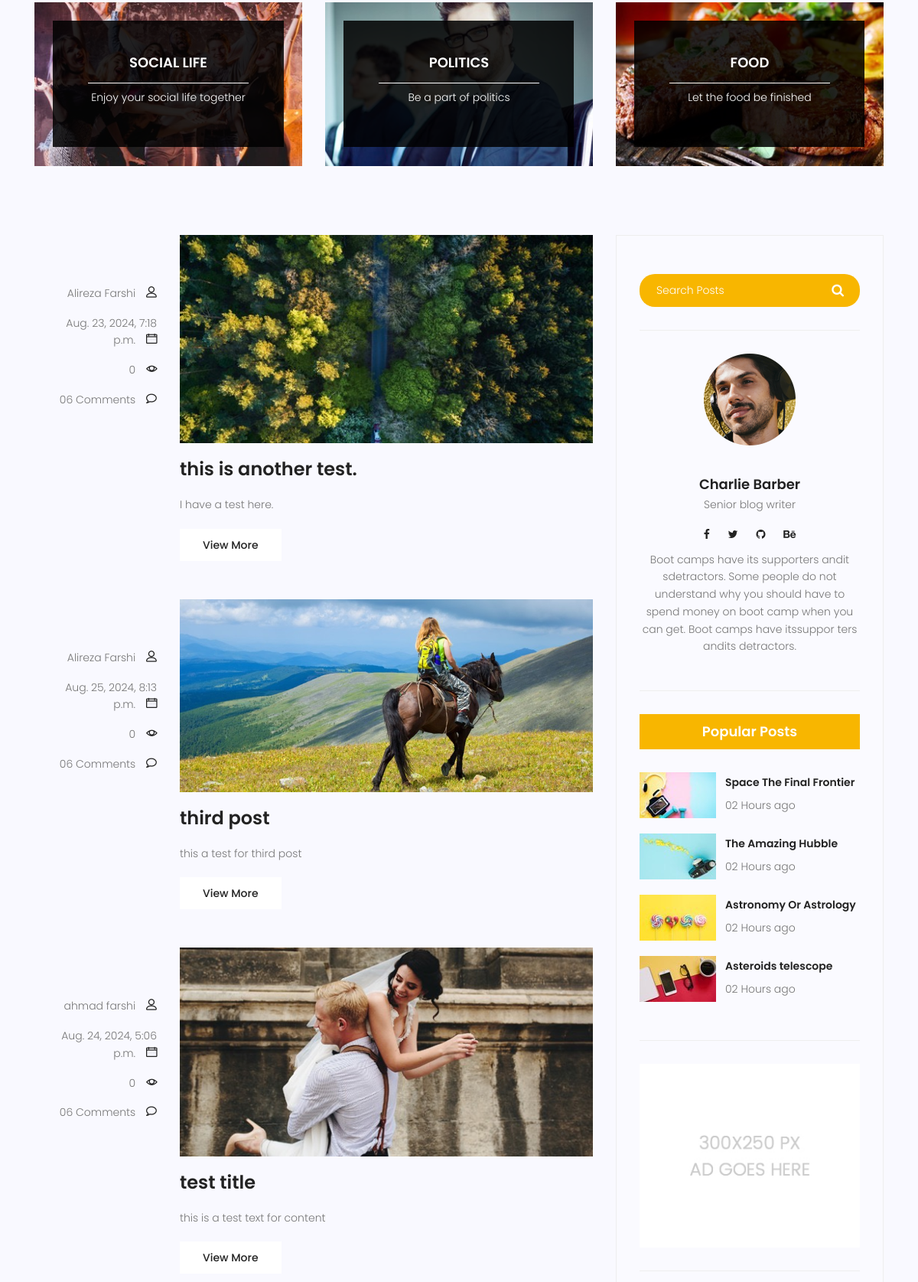
The page /blog/ (middle part) on the database as committed earlier.
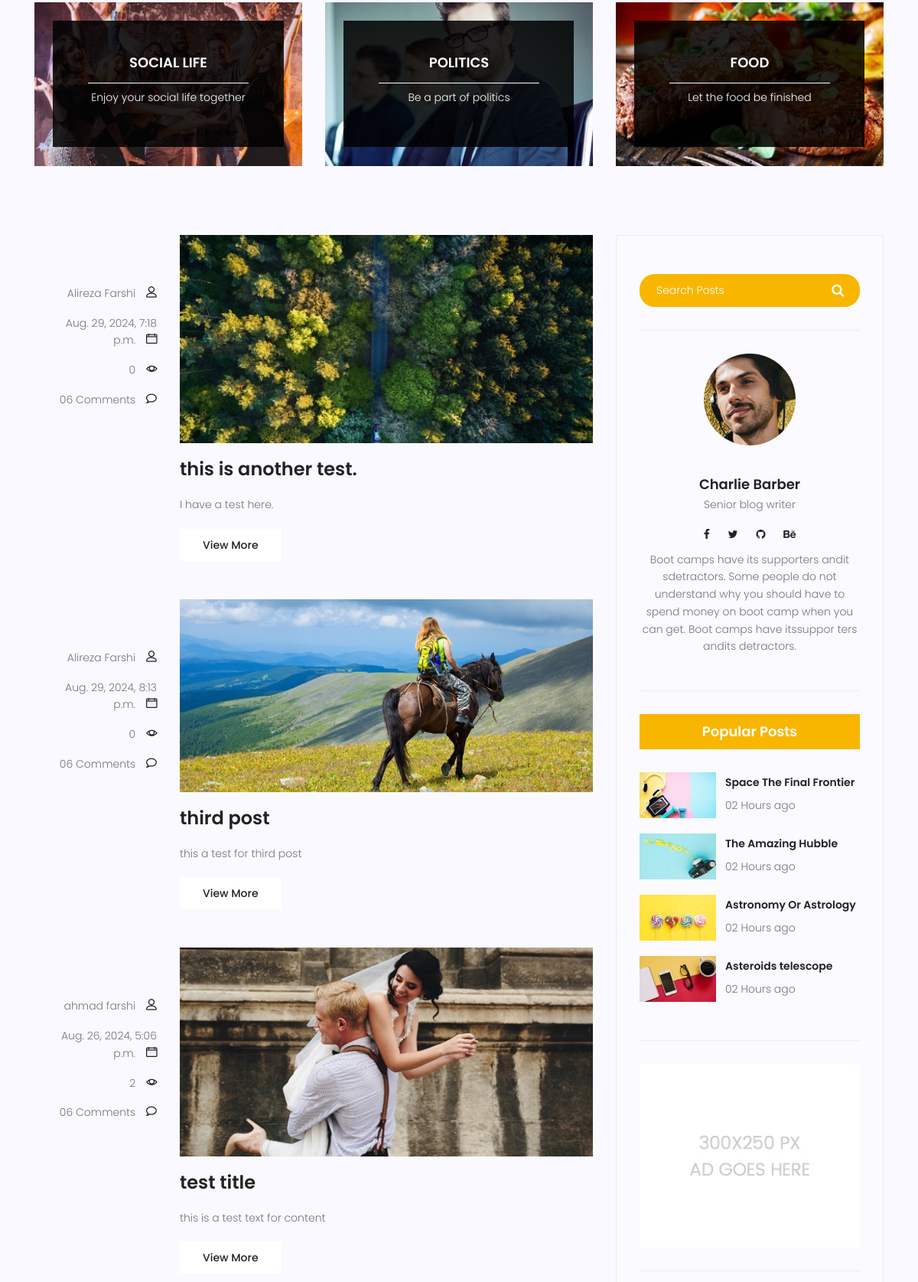
The same page on the database as committed later.
### blog/models.py (models this page shows, shortened)
class Post(models.Model):
    title = models.CharField(max_length=250)
    content = models.TextField()
    category = models.ManyToManyField(Category)
    author = models.ForeignKey(User, on_delete=models.SET_NULL, null=True)
    image = models.ImageField(upload_to='blog/', default='blog/default.jpg' )
    counted_views = models.IntegerField(default=0)
    status = models.BooleanField(default=False)
    created_date = models.DateTimeField(auto_now_add=True)
    updated_date = models.DateTimeField(auto_now=True)
    published_date = models.DateTimeField(null=True)
    class Meta:
        ordering = ['-created_date']

### blog/views.py (the view)
# urls.py: path('', blog_view,name='blog'),
def blog_view(request):
    current_time = datetime.now()
    posts = Post.objects.filter(status=True)
    posts = posts.exclude(published_date__gt=current_time)
    context = {'posts' : posts}
    return render(request, 'blog/blog-home.html', context)

### templates/blog/blog-home.html (shortened to what the changed rows need)
{% extends  'base.html'     %}
{% load static %}
{% block content %}
			<section class="post-content-area">
				<div class="container">
					<div class="row">
						<div class="col-lg-8 posts-list">
							{% for post in posts %}
							<div class="single-post row">
								<div class="col-lg-3  col-md-3 meta-details">
									<div class="user-details row">
										<p class="user-name col-lg-12 col-md-12 col-6"><a href="#">{{post.author.get_full_name}}</a> <span class="lnr lnr-user"></span></p>
										<p class="date col-lg-12 col-md-12 col-6"><a href="#">{{post.published_date}}</a> <span class="lnr lnr-calendar-full"></span></p>
										<p class="view col-lg-12 col-md-12 col-6"><a href="#">{{post.counted_views}}</a> <span class="lnr lnr-eye"></span></p>
										<p class="comments col-lg-12 col-md-12 col-6"><a href="#">06 Comments</a> <span class="lnr lnr-bubble"></span></p>
									</div>
								</div>
								<div class="col-lg-9 col-md-9 ">
									<div class="feature-img">
										<img class="img-fluid" src="{{ post.image.url}}" alt="">
									</div>
									<a class="posts-title" href="{% url 'single' pid=post.id %}"><h3>{{post.title}}</h3></a>
									<p class="excert">
										{{post.content}}
									</p>
									<a href="blog-single.html" class="primary-btn">View More</a>
								</div>
							</div>
							{% endfor %}
						</div>
					</div>
				</div>
			</section>
{% endblock %}

Rows that differ between the two databases and show on the page:
changed Post "this is another test.": published_date "Aug. 23, 2024, 7:18 p.m." → "Aug. 29, 2024, 7:18 p.m."
changed Post "third post": published_date "Aug. 25, 2024, 8:13 p.m." → "Aug. 29, 2024, 8:13 p.m."
changed Post "test title": published_date "Aug. 24, 2024, 5:06 p.m." → "Aug. 26, 2024, 5:06 p.m."; counted_views "0" → "2"
